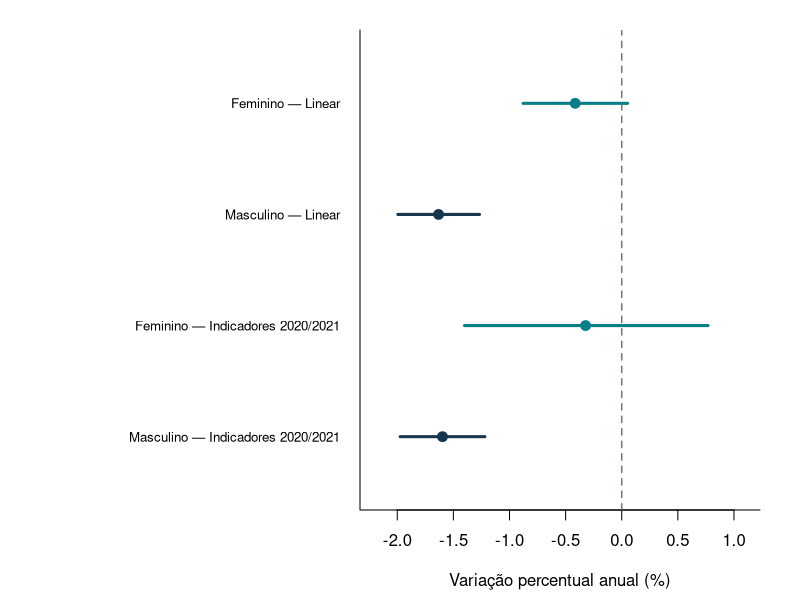

This chart was generated by the following R code:
## ---- chunk 1
#| label: tbl-cr2
#| tbl-cap: "APC e intervalos CR2/Satterthwaite — valores auditados e transcritos"
apc <- read.csv("dados_publicos/apc_cr2.csv", stringsAsFactors=FALSE)
stopifnot(nrow(apc)==4, all(apc$ic_inferior < apc$apc),
          all(apc$apc < apc$ic_superior))
knitr::kable(apc, col.names=c("Sexo", "Modelo", "APC (%)", "IC inf. (%)", "IC sup. (%)", "p CR2", "gl"), digits=4)
## ---- chunk 2
#| label: fig-cr2
#| fig-cap: "Estimativas pontuais de APC e intervalos de 95% CR2; linha tracejada indica APC = 0"
#| fig-width: 10
#| fig-height: 4.6
par(mar=c(4.5, 18, 1.5, 2))
pos <- 4:1
rotulos <- paste(apc$sexo, "—", apc$modelo)
plot(NA, xlim=c(-2.2, 1.1), ylim=c(.5,4.5), yaxt="n",
     xlab="Variação percentual anual (%)", ylab="", bty="l")
abline(v=0, lty=2, col="#697c84", lwd=1.5)
axis(2, at=pos, labels=rotulos, las=1, cex.axis=.8, tick=FALSE)
cor <- ifelse(apc$sexo=="Feminino", "#087f88", "#17364b")
segments(apc$ic_inferior, pos, apc$ic_superior, pos,
         col=cor, lwd=3)
points(apc$apc, pos, pch=19, cex=1.3, col=cor)
